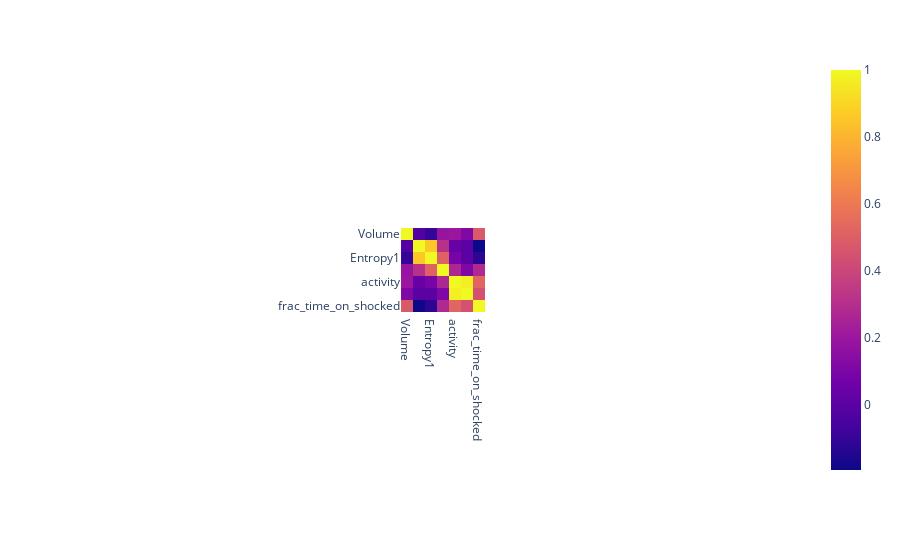

Source (notebook cell):
### Code cell
# Calculer la matrice de corrélation
correlation_matrix = merged_df[["Volume","Entropy0","Entropy1","Entropy2","activity","correct_choices","frac_time_on_shocked"]].corr()

# Créer un heatmap interactif avec Plotly
fig = px.imshow(correlation_matrix)
fig.show()

### Figure 1 — Plotly figure (JSON) as saved in the notebook; plotly's stock layout.template omitted (floating-point values rounded to 4 significant figures)
{"data": [{"coloraxis": "coloraxis", "hovertemplate": "x: %{x}<br>y: %{y}<br>color: %{z}<extra></extra>", "name": "0", "type": "heatmap", "x": ["Volume", "Entropy0", "Entropy1", "Entropy2", "activity", "correct_choices", "frac_time_on_shocked"], "xaxis": "x", "y": ["Volume", "Entropy0", "Entropy1", "Entropy2", "activity", "correct_choices", "frac_time_on_shocked"], "yaxis": "y", "z": [[1, -0.02611, -0.1024, 0.189, 0.2012, 0.115, 0.4788], [-0.02611, 1, 0.8594, 0.3129, 0.04026, -0.0008419, -0.1931], [-0.1024, 0.8594, 1, 0.5105, 0.08894, 0.005572, -0.1178], [0.189, 0.3129, 0.5105, 1, 0.2693, 0.1087, 0.2798], [0.2012, 0.04026, 0.08894, 0.2693, 1, 0.9717, 0.5238], [0.115, -0.0008419, 0.005572, 0.1087, 0.9717, 1, 0.4477], [0.4788, -0.1931, -0.1178, 0.2798, 0.5238, 0.4477, 1]]}], "layout": {"autosize": true, "coloraxis": {"colorscale": [[0, "#0d0887"], [0.1111, "#46039f"], [0.2222, "#7201a8"], [0.3333, "#9c179e"], [0.4444, "#bd3786"], [0.5556, "#d8576b"], [0.6667, "#ed7953"], [0.7778, "#fb9f3a"], [0.8889, "#fdca26"], [1, "#f0f921"]]}, "margin": {"t": 60}, "xaxis": {"anchor": "y", "autorange": true, "constrain": "domain", "domain": [0.4422, 0.5578], "range": [-0.5, 6.5], "scaleanchor": "y", "type": "category"}, "yaxis": {"anchor": "x", "autorange": true, "constrain": "domain", "domain": [0, 1], "range": [6.5, -0.5], "type": "category"}}}
